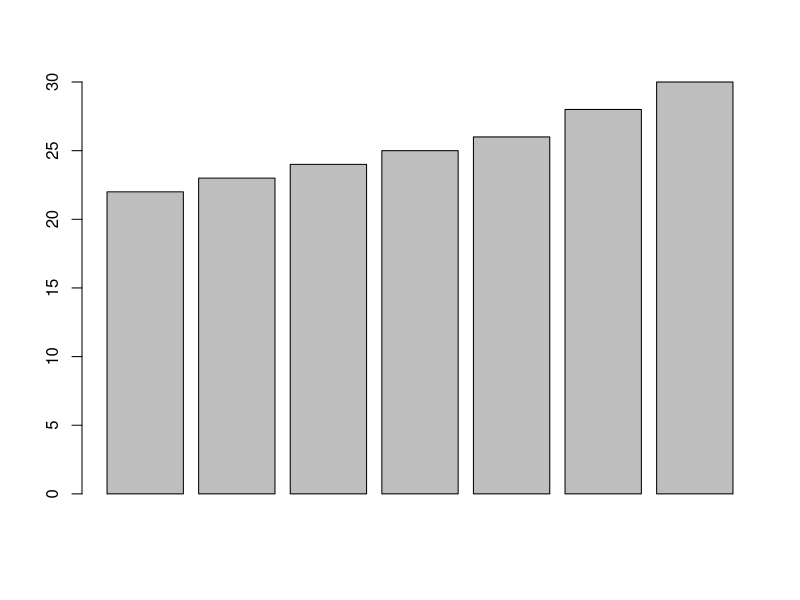
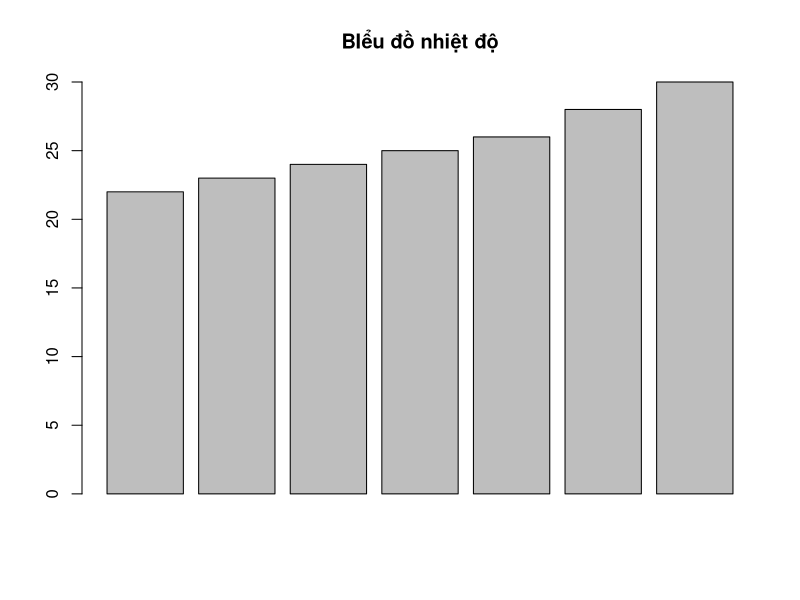

The R source for these figures, in order:
# Trực quan hoá dữ liệu với R
#1. Bar plot
#giả sử nhiệt độ của 7 ngày 
nhietdo <- c(22,23,24,25,26,28,30)
bieudo <- barplot(nhietdo)

bieudo <- barplot(nhietdo, main = "BIểu đồ nhiệt độ")